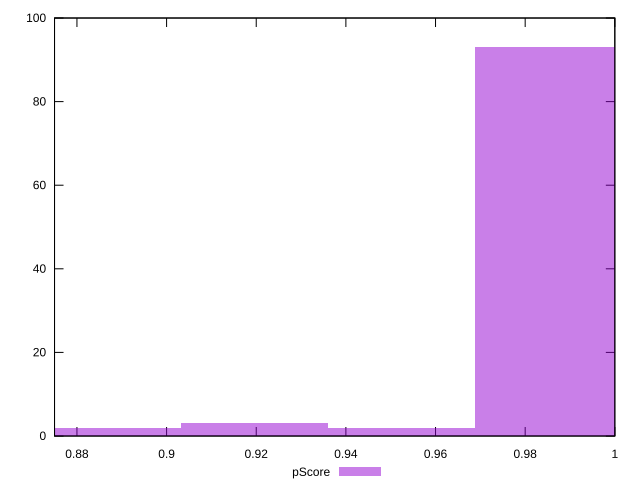

The gnuplot source for this figure:
reset

$pScore <<EOF
0.9523652497033561 2
0.8866848876548488 2
0.9195250686791024 3
0.9852054307276097 93
EOF

set key outside below
set boxwidth 0.03284018102425366
set xrange [0.875:1]
set yrange [0:100]
set trange [0:100]
set style fill transparent solid 0.5 noborder
set terminal svg size 640, 490 enhanced background rgb 'white'
set output "reports/report_00027_2021-02-24T12-40-31.850Z/unused-css-rules/samples/agenda/pScore/histogram.svg"

plot $pScore title "pScore" with boxes

reset
